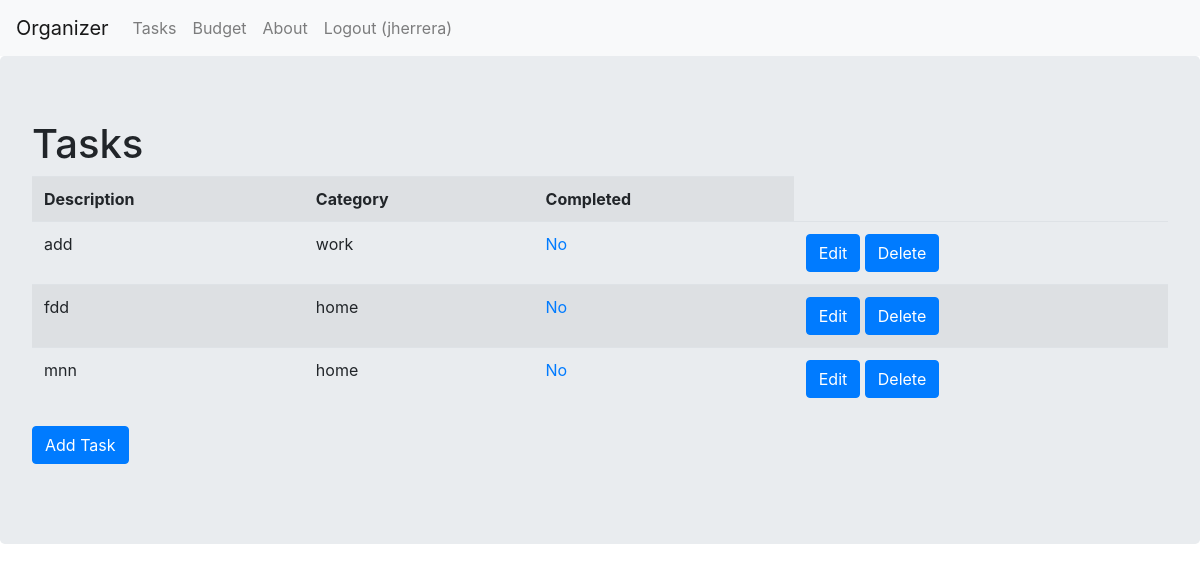
Page /tasks/ (signed in) on the earlier database version.
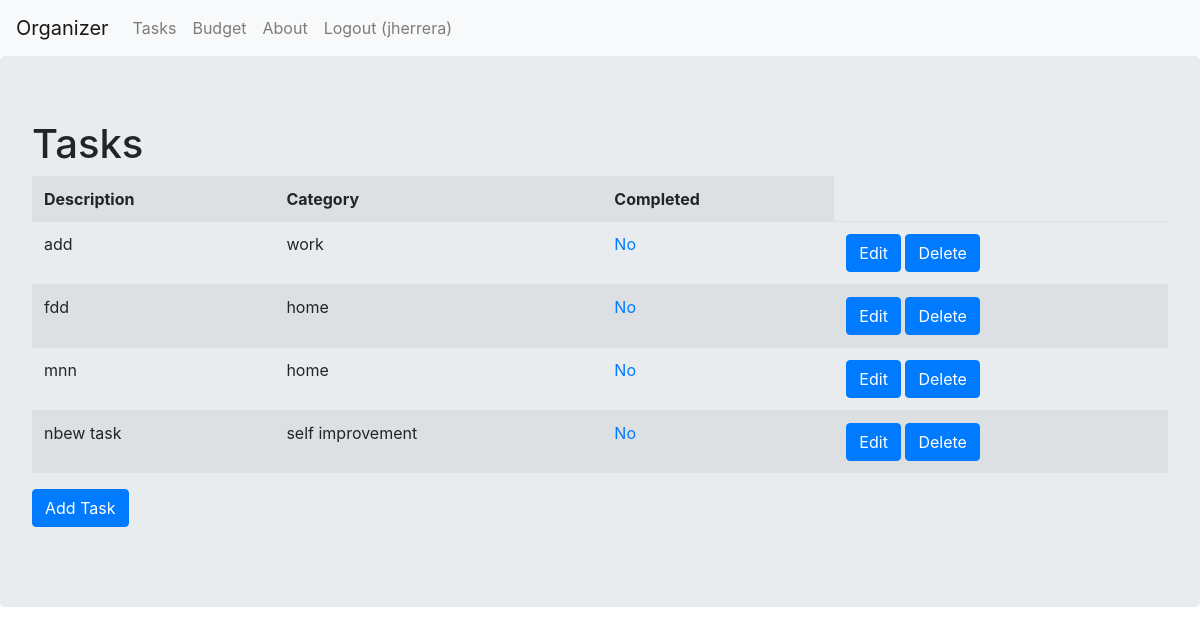
Same page on the later database version.
### tasks/models.py (models this page shows)
class Task(models.Model):
    user = models.ForeignKey(User, on_delete=models.CASCADE)
    description = models.CharField(max_length=128)
    category = models.ForeignKey(TaskCategory, on_delete=models.CASCADE)
    is_completed = models.BooleanField()

class TaskCategory(models.Model):
    category = models.CharField(max_length=128)
    def __str__(self):
        return self.category

### tasks/views.py (the view)
# urls.py: path('tasks/',tasks_views.tasks),
def tasks(request):
    if(request.method=="GET" and "delete" in request.GET):
        id=request.GET["delete"]
        Task.objects.filter(id=id).delete()
        return redirect("/tasks")
    else:
        table_data=Task.objects.filter(user=request.user)
        context={"table_data":table_data}
        return render(request, 'tasks/tasks.html', context)
    if(request.method=="GET"and "toggle" in request.GET):
        id=request.GET["toggle"]
        task=Task.objects.get(id=id)
        task.is_completed=not task.is_completed
        task.save()

### templates/tasks/tasks.html (shortened to what this page needs)
<html>
  <head>
    	{% include "core/bootstrap.html" %}
      {% load static %}
  </head>
  <body>
		{% include "core/navigation.html" %}
    <div class="jumbotron">
      <h1>Tasks</h1>
      {% if not table_data %}
    </p>There are no Task entries...</p>
    {% else %}
    <table class="table table-striped">
      <tr>
        <th>Description</th>
        <th>Category</th>
        <th>Completed</th>
      </tr>
      {% for row in table_data %}
      <tr>
        <td>{{ row.description }}</td>
        <td>{{ row.category }}</td>
          <td>   <a href="?toggle={{row.id}}">
                  {% if row.is_completed %}Yes {% else %}No{% endif%}
                  </a> </td>
        <td>
          <a class="btn btn-primary" href="/tasks/edit/{{ row.id }}">Edit</a>
          <a class="btn btn-primary" href="#" onclick="confirmDeleteModal({{ row.id }})" name="delete">Delete</a>
        </td>
      </tr>
      {% endfor %}
    </table>
    {% endif %}
    <form method="GET" action="/tasks/add/">
      <input type="submit" class="btn btn-primary" value ="Add Task">
    </form>
    </div>
   </body>
</html>

Differences in the rows shown:
added Task: description "nbew task", category "self improvement", is_completed "No"
